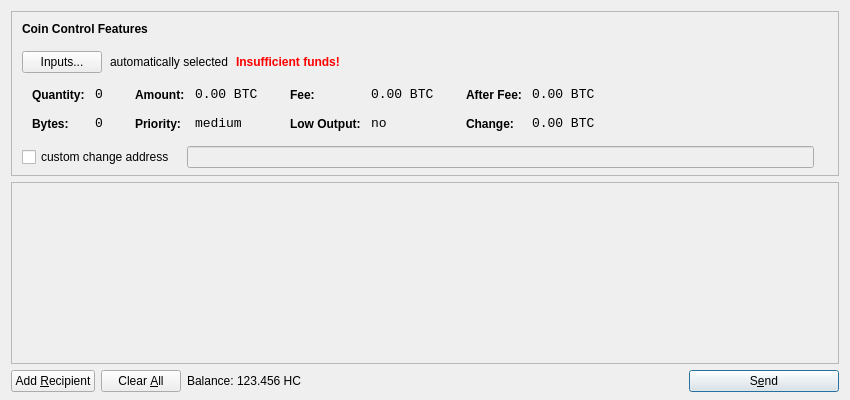
<?xml version="1.0" encoding="UTF-8"?>
<ui version="4.0">
 <class>SendCoinsDialog</class>
 <widget class="QDialog" name="SendCoinsDialog">
  <property name="geometry">
   <rect>
    <x>0</x>
    <y>0</y>
    <width>850</width>
    <height>400</height>
   </rect>
  </property>
  <property name="windowTitle">
   <string>Send Coins</string>
  </property>
  <layout class="QVBoxLayout" name="verticalLayout" stretch="0,1,0">
   <property name="bottomMargin">
    <number>8</number>
   </property>
   <item>
    <widget class="QFrame" name="frameCoinControl">
     <property name="sizePolicy">
      <sizepolicy hsizetype="Expanding" vsizetype="Expanding">
       <horstretch>0</horstretch>
       <verstretch>0</verstretch>
      </sizepolicy>
     </property>
     <property name="maximumSize">
      <size>
       <width>16777215</width>
       <height>16777215</height>
      </size>
     </property>
     <property name="frameShape">
      <enum>QFrame::StyledPanel</enum>
     </property>
     <property name="frameShadow">
      <enum>QFrame::Sunken</enum>
     </property>
     <layout class="QVBoxLayout" name="verticalLayoutCoinControl2">
      <property name="spacing">
       <number>-1</number>
      </property>
      <property name="leftMargin">
       <number>0</number>
      </property>
      <property name="topMargin">
       <number>0</number>
      </property>
      <property name="rightMargin">
       <number>0</number>
      </property>
      <property name="bottomMargin">
       <number>6</number>
      </property>
      <item>
       <layout class="QVBoxLayout" name="verticalLayoutCoinControl" stretch="0,0,0,0,1">
        <property name="spacing">
         <number>0</number>
        </property>
        <property name="leftMargin">
         <number>10</number>
        </property>
        <property name="topMargin">
         <number>10</number>
        </property>
        <item>
         <layout class="QHBoxLayout" name="horizontalLayoutCoinControl1">
          <property name="bottomMargin">
           <number>15</number>
          </property>
          <item>
           <widget class="QLabel" name="labelCoinControlFeatures">
            <property name="sizePolicy">
             <sizepolicy hsizetype="Preferred" vsizetype="Maximum">
              <horstretch>0</horstretch>
              <verstretch>0</verstretch>
             </sizepolicy>
            </property>
            <property name="font">
             <font>
              <weight>75</weight>
              <bold>true</bold>
             </font>
            </property>
            <property name="styleSheet">
             <string notr="true">font-weight:bold;</string>
            </property>
            <property name="text">
             <string>Coin Control Features</string>
            </property>
           </widget>
          </item>
         </layout>
        </item>
        <item>
         <layout class="QHBoxLayout" name="horizontalLayoutCoinControl2" stretch="0,0,0,0">
          <property name="spacing">
           <number>8</number>
          </property>
          <property name="bottomMargin">
           <number>10</number>
          </property>
          <item>
           <widget class="QPushButton" name="pushButtonCoinControl">
            <property name="styleSheet">
             <string notr="true"/>
            </property>
            <property name="text">
             <string>Inputs...</string>
            </property>
           </widget>
          </item>
          <item>
           <widget class="QLabel" name="labelCoinControlAutomaticallySelected">
            <property name="text">
             <string>automatically selected</string>
            </property>
            <property name="margin">
             <number>5</number>
            </property>
           </widget>
          </item>
          <item>
           <widget class="QLabel" name="labelCoinControlInsuffFunds">
            <property name="font">
             <font>
              <weight>75</weight>
              <bold>true</bold>
             </font>
            </property>
            <property name="styleSheet">
             <string notr="true">color:red;font-weight:bold;</string>
            </property>
            <property name="text">
             <string>Insufficient funds!</string>
            </property>
            <property name="margin">
             <number>5</number>
            </property>
           </widget>
          </item>
          <item>
           <spacer name="horizontalSpacerCoinControl">
            <property name="orientation">
             <enum>Qt::Horizontal</enum>
            </property>
            <property name="sizeHint" stdset="0">
             <size>
              <width>40</width>
              <height>1</height>
             </size>
            </property>
           </spacer>
          </item>
         </layout>
        </item>
        <item>
         <widget class="QWidget" name="widgetCoinControl" native="true">
          <property name="sizePolicy">
           <sizepolicy hsizetype="Preferred" vsizetype="Preferred">
            <horstretch>0</horstretch>
            <verstretch>0</verstretch>
           </sizepolicy>
          </property>
          <property name="minimumSize">
           <size>
            <width>0</width>
            <height>0</height>
           </size>
          </property>
          <property name="styleSheet">
           <string notr="true"/>
          </property>
          <layout class="QHBoxLayout" name="horizontalLayoutCoinControl5">
           <property name="margin">
            <number>0</number>
           </property>
           <item>
            <layout class="QHBoxLayout" name="horizontalLayoutCoinControl3" stretch="0,0,0,1">
             <property name="spacing">
              <number>20</number>
             </property>
             <property name="topMargin">
              <number>0</number>
             </property>
             <property name="bottomMargin">
              <number>10</number>
             </property>
             <item>
              <layout class="QFormLayout" name="formLayoutCoinControl1">
               <property name="horizontalSpacing">
                <number>10</number>
               </property>
               <property name="verticalSpacing">
                <number>14</number>
               </property>
               <property name="leftMargin">
                <number>10</number>
               </property>
               <property name="topMargin">
                <number>4</number>
               </property>
               <property name="rightMargin">
                <number>6</number>
               </property>
               <item row="0" column="0">
                <widget class="QLabel" name="labelCoinControlQuantityText">
                 <property name="styleSheet">
                  <string notr="true">font-weight:bold;</string>
                 </property>
                 <property name="text">
                  <string>Quantity:</string>
                 </property>
                 <property name="margin">
                  <number>0</number>
                 </property>
                </widget>
               </item>
               <item row="0" column="1">
                <widget class="QLabel" name="labelCoinControlQuantity">
                 <property name="font">
                  <font>
                   <family>Monospace</family>
                   <pointsize>10</pointsize>
                  </font>
                 </property>
                 <property name="cursor">
                  <cursorShape>IBeamCursor</cursorShape>
                 </property>
                 <property name="contextMenuPolicy">
                  <enum>Qt::ActionsContextMenu</enum>
                 </property>
                 <property name="text">
                  <string notr="true">0</string>
                 </property>
                 <property name="margin">
                  <number>0</number>
                 </property>
                 <property name="textInteractionFlags">
                  <set>Qt::LinksAccessibleByMouse|Qt::TextSelectableByKeyboard|Qt::TextSelectableByMouse</set>
                 </property>
                </widget>
               </item>
               <item row="1" column="0">
                <widget class="QLabel" name="labelCoinControlBytesText">
                 <property name="styleSheet">
                  <string notr="true">font-weight:bold;</string>
                 </property>
                 <property name="text">
                  <string>Bytes:</string>
                 </property>
                </widget>
               </item>
               <item row="1" column="1">
                <widget class="QLabel" name="labelCoinControlBytes">
                 <property name="font">
                  <font>
                   <family>Monospace</family>
                   <pointsize>10</pointsize>
                  </font>
                 </property>
                 <property name="cursor">
                  <cursorShape>IBeamCursor</cursorShape>
                 </property>
                 <property name="contextMenuPolicy">
                  <enum>Qt::ActionsContextMenu</enum>
                 </property>
                 <property name="text">
                  <string notr="true">0</string>
                 </property>
                 <property name="textInteractionFlags">
                  <set>Qt::LinksAccessibleByMouse|Qt::TextSelectableByKeyboard|Qt::TextSelectableByMouse</set>
                 </property>
                </widget>
               </item>
              </layout>
             </item>
             <item>
              <layout class="QFormLayout" name="formLayoutCoinControl2">
               <property name="horizontalSpacing">
                <number>10</number>
               </property>
               <property name="verticalSpacing">
                <number>14</number>
               </property>
               <property name="leftMargin">
                <number>6</number>
               </property>
               <property name="topMargin">
                <number>4</number>
               </property>
               <property name="rightMargin">
                <number>6</number>
               </property>
               <item row="0" column="0">
                <widget class="QLabel" name="labelCoinControlAmountText">
                 <property name="styleSheet">
                  <string notr="true">font-weight:bold;</string>
                 </property>
                 <property name="text">
                  <string>Amount:</string>
                 </property>
                 <property name="margin">
                  <number>0</number>
                 </property>
                </widget>
               </item>
               <item row="0" column="1">
                <widget class="QLabel" name="labelCoinControlAmount">
                 <property name="font">
                  <font>
                   <family>Monospace</family>
                   <pointsize>10</pointsize>
                  </font>
                 </property>
                 <property name="cursor">
                  <cursorShape>IBeamCursor</cursorShape>
                 </property>
                 <property name="contextMenuPolicy">
                  <enum>Qt::ActionsContextMenu</enum>
                 </property>
                 <property name="text">
                  <string notr="true">0.00 BTC</string>
                 </property>
                 <property name="textInteractionFlags">
                  <set>Qt::LinksAccessibleByMouse|Qt::TextSelectableByKeyboard|Qt::TextSelectableByMouse</set>
                 </property>
                </widget>
               </item>
               <item row="1" column="0">
                <widget class="QLabel" name="labelCoinControlPriorityText">
                 <property name="styleSheet">
                  <string notr="true">font-weight:bold;</string>
                 </property>
                 <property name="text">
                  <string>Priority:</string>
                 </property>
                </widget>
               </item>
               <item row="1" column="1">
                <widget class="QLabel" name="labelCoinControlPriority">
                 <property name="font">
                  <font>
                   <family>Monospace</family>
                   <pointsize>10</pointsize>
                  </font>
                 </property>
                 <property name="cursor">
                  <cursorShape>IBeamCursor</cursorShape>
                 </property>
                 <property name="contextMenuPolicy">
                  <enum>Qt::ActionsContextMenu</enum>
                 </property>
                 <property name="text">
                  <string>medium</string>
                 </property>
                 <property name="textInteractionFlags">
                  <set>Qt::LinksAccessibleByMouse|Qt::TextSelectableByKeyboard|Qt::TextSelectableByMouse</set>
                 </property>
                </widget>
               </item>
              </layout>
             </item>
             <item>
              <layout class="QFormLayout" name="formLayoutCoinControl3">
               <property name="horizontalSpacing">
                <number>10</number>
               </property>
               <property name="verticalSpacing">
                <number>14</number>
               </property>
               <property name="leftMargin">
                <number>6</number>
               </property>
               <property name="topMargin">
                <number>4</number>
               </property>
               <property name="rightMargin">
                <number>6</number>
               </property>
               <item row="0" column="0">
                <widget class="QLabel" name="labelCoinControlFeeText">
                 <property name="styleSheet">
                  <string notr="true">font-weight:bold;</string>
                 </property>
                 <property name="text">
                  <string>Fee:</string>
                 </property>
                 <property name="margin">
                  <number>0</number>
                 </property>
                </widget>
               </item>
               <item row="0" column="1">
                <widget class="QLabel" name="labelCoinControlFee">
                 <property name="font">
                  <font>
                   <family>Monospace</family>
                   <pointsize>10</pointsize>
                  </font>
                 </property>
                 <property name="cursor">
                  <cursorShape>IBeamCursor</cursorShape>
                 </property>
                 <property name="contextMenuPolicy">
                  <enum>Qt::ActionsContextMenu</enum>
                 </property>
                 <property name="text">
                  <string notr="true">0.00 BTC</string>
                 </property>
                 <property name="textInteractionFlags">
                  <set>Qt::LinksAccessibleByMouse|Qt::TextSelectableByKeyboard|Qt::TextSelectableByMouse</set>
                 </property>
                </widget>
               </item>
               <item row="1" column="0">
                <widget class="QLabel" name="labelCoinControlLowOutputText">
                 <property name="styleSheet">
                  <string notr="true">font-weight:bold;</string>
                 </property>
                 <property name="text">
                  <string>Low Output:</string>
                 </property>
                </widget>
               </item>
               <item row="1" column="1">
                <widget class="QLabel" name="labelCoinControlLowOutput">
                 <property name="font">
                  <font>
                   <family>Monospace</family>
                   <pointsize>10</pointsize>
                  </font>
                 </property>
                 <property name="cursor">
                  <cursorShape>IBeamCursor</cursorShape>
                 </property>
                 <property name="contextMenuPolicy">
                  <enum>Qt::ActionsContextMenu</enum>
                 </property>
                 <property name="text">
                  <string>no</string>
                 </property>
                 <property name="textInteractionFlags">
                  <set>Qt::LinksAccessibleByMouse|Qt::TextSelectableByKeyboard|Qt::TextSelectableByMouse</set>
                 </property>
                </widget>
               </item>
              </layout>
             </item>
             <item>
              <layout class="QFormLayout" name="formLayoutCoinControl4">
               <property name="horizontalSpacing">
                <number>10</number>
               </property>
               <property name="verticalSpacing">
                <number>14</number>
               </property>
               <property name="leftMargin">
                <number>6</number>
               </property>
               <property name="topMargin">
                <number>4</number>
               </property>
               <property name="rightMargin">
                <number>6</number>
               </property>
               <item row="0" column="0">
                <widget class="QLabel" name="labelCoinControlAfterFeeText">
                 <property name="styleSheet">
                  <string notr="true">font-weight:bold;</string>
                 </property>
                 <property name="text">
                  <string>After Fee:</string>
                 </property>
                 <property name="margin">
                  <number>0</number>
                 </property>
                </widget>
               </item>
               <item row="0" column="1">
                <widget class="QLabel" name="labelCoinControlAfterFee">
                 <property name="font">
                  <font>
                   <family>Monospace</family>
                   <pointsize>10</pointsize>
                  </font>
                 </property>
                 <property name="cursor">
                  <cursorShape>IBeamCursor</cursorShape>
                 </property>
                 <property name="contextMenuPolicy">
                  <enum>Qt::ActionsContextMenu</enum>
                 </property>
                 <property name="text">
                  <string notr="true">0.00 BTC</string>
                 </property>
                 <property name="textInteractionFlags">
                  <set>Qt::LinksAccessibleByMouse|Qt::TextSelectableByKeyboard|Qt::TextSelectableByMouse</set>
                 </property>
                </widget>
               </item>
               <item row="1" column="0">
                <widget class="QLabel" name="labelCoinControlChangeText">
                 <property name="styleSheet">
                  <string notr="true">font-weight:bold;</string>
                 </property>
                 <property name="text">
                  <string>Change:</string>
                 </property>
                </widget>
               </item>
               <item row="1" column="1">
                <widget class="QLabel" name="labelCoinControlChange">
                 <property name="font">
                  <font>
                   <family>Monospace</family>
                   <pointsize>10</pointsize>
                  </font>
                 </property>
                 <property name="cursor">
                  <cursorShape>IBeamCursor</cursorShape>
                 </property>
                 <property name="contextMenuPolicy">
                  <enum>Qt::ActionsContextMenu</enum>
                 </property>
                 <property name="text">
                  <string notr="true">0.00 BTC</string>
                 </property>
                 <property name="textInteractionFlags">
                  <set>Qt::LinksAccessibleByMouse|Qt::TextSelectableByKeyboard|Qt::TextSelectableByMouse</set>
                 </property>
                </widget>
               </item>
              </layout>
             </item>
            </layout>
           </item>
          </layout>
         </widget>
        </item>
        <item>
         <layout class="QHBoxLayout" name="horizontalLayoutCoinControl4" stretch="0,0,0">
          <property name="spacing">
           <number>12</number>
          </property>
          <property name="sizeConstraint">
           <enum>QLayout::SetDefaultConstraint</enum>
          </property>
          <property name="topMargin">
           <number>5</number>
          </property>
          <property name="rightMargin">
           <number>5</number>
          </property>
          <item>
           <widget class="QCheckBox" name="checkBoxCoinControlChange">
            <property name="text">
             <string>custom change address</string>
            </property>
           </widget>
          </item>
          <item>
           <widget class="QLineEdit" name="lineEditCoinControlChange">
            <property name="enabled">
             <bool>false</bool>
            </property>
            <property name="sizePolicy">
             <sizepolicy hsizetype="Expanding" vsizetype="Fixed">
              <horstretch>0</horstretch>
              <verstretch>0</verstretch>
             </sizepolicy>
            </property>
           </widget>
          </item>
          <item>
           <widget class="QLabel" name="labelCoinControlChangeLabel">
            <property name="sizePolicy">
             <sizepolicy hsizetype="Preferred" vsizetype="Expanding">
              <horstretch>0</horstretch>
              <verstretch>0</verstretch>
             </sizepolicy>
            </property>
            <property name="minimumSize">
             <size>
              <width>0</width>
              <height>0</height>
             </size>
            </property>
            <property name="text">
             <string/>
            </property>
            <property name="margin">
             <number>3</number>
            </property>
           </widget>
          </item>
         </layout>
        </item>
        <item>
         <spacer name="verticalSpacerCoinControl">
          <property name="orientation">
           <enum>Qt::Vertical</enum>
          </property>
          <property name="sizeHint" stdset="0">
           <size>
            <width>800</width>
            <height>1</height>
           </size>
          </property>
         </spacer>
        </item>
       </layout>
      </item>
     </layout>
    </widget>
   </item>
   <item>
    <widget class="QScrollArea" name="scrollArea">
     <property name="widgetResizable">
      <bool>true</bool>
     </property>
     <widget class="QWidget" name="scrollAreaWidgetContents">
      <property name="geometry">
       <rect>
        <x>0</x>
        <y>0</y>
        <width>830</width>
        <height>165</height>
       </rect>
      </property>
      <layout class="QVBoxLayout" name="verticalLayout_2">
       <property name="margin">
        <number>0</number>
       </property>
       <item>
        <layout class="QVBoxLayout" name="entries">
         <property name="spacing">
          <number>6</number>
         </property>
        </layout>
       </item>
       <item>
        <spacer name="verticalSpacer">
         <property name="orientation">
          <enum>Qt::Vertical</enum>
         </property>
         <property name="sizeHint" stdset="0">
          <size>
           <width>20</width>
           <height>40</height>
          </size>
         </property>
        </spacer>
       </item>
      </layout>
     </widget>
    </widget>
   </item>
   <item>
    <layout class="QHBoxLayout" name="horizontalLayout">
     <item>
      <widget class="QPushButton" name="addButton">
       <property name="toolTip">
        <string>Send to multiple recipients at once</string>
       </property>
       <property name="text">
        <string>Add &amp;Recipient</string>
       </property>
       <property name="icon">
        <iconset resource="../bitcoin.qrc">
         <normaloff>:/icons/add</normaloff>:/icons/add</iconset>
       </property>
       <property name="autoDefault">
        <bool>false</bool>
       </property>
      </widget>
     </item>
     <item>
      <widget class="QPushButton" name="clearButton">
       <property name="sizePolicy">
        <sizepolicy hsizetype="Minimum" vsizetype="Fixed">
         <horstretch>0</horstretch>
         <verstretch>0</verstretch>
        </sizepolicy>
       </property>
       <property name="toolTip">
        <string>Remove all transaction fields</string>
       </property>
       <property name="text">
        <string>Clear &amp;All</string>
       </property>
       <property name="icon">
        <iconset resource="../bitcoin.qrc">
         <normaloff>:/icons/remove</normaloff>:/icons/remove</iconset>
       </property>
       <property name="autoRepeatDelay">
        <number>300</number>
       </property>
       <property name="autoDefault">
        <bool>false</bool>
       </property>
      </widget>
     </item>
     <item>
      <layout class="QHBoxLayout" name="horizontalLayout_2">
       <property name="spacing">
        <number>3</number>
       </property>
       <item>
        <widget class="QLabel" name="label">
         <property name="text">
          <string>Balance:</string>
         </property>
        </widget>
       </item>
       <item>
        <widget class="QLabel" name="labelBalance">
         <property name="cursor">
          <cursorShape>IBeamCursor</cursorShape>
         </property>
         <property name="text">
          <string>123.456 HC</string>
         </property>
         <property name="textInteractionFlags">
          <set>Qt::LinksAccessibleByMouse|Qt::TextSelectableByKeyboard|Qt::TextSelectableByMouse</set>
         </property>
        </widget>
       </item>
      </layout>
     </item>
     <item>
      <spacer name="horizontalSpacer">
       <property name="orientation">
        <enum>Qt::Horizontal</enum>
       </property>
       <property name="sizeHint" stdset="0">
        <size>
         <width>40</width>
         <height>20</height>
        </size>
       </property>
      </spacer>
     </item>
     <item>
      <widget class="QPushButton" name="sendButton">
       <property name="minimumSize">
        <size>
         <width>150</width>
         <height>0</height>
        </size>
       </property>
       <property name="toolTip">
        <string>Confirm the send action</string>
       </property>
       <property name="text">
        <string>S&amp;end</string>
       </property>
       <property name="icon">
        <iconset resource="../bitcoin.qrc">
         <normaloff>:/icons/send</normaloff>:/icons/send</iconset>
       </property>
       <property name="default">
        <bool>true</bool>
       </property>
      </widget>
     </item>
    </layout>
   </item>
  </layout>
 </widget>
 <resources>
  <include location="../bitcoin.qrc"/>
 </resources>
 <connections/>
</ui>
